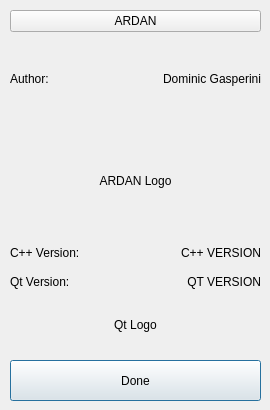
<?xml version="1.0" encoding="UTF-8"?>
<ui version="4.0">
 <class>AboutDlg</class>
 <widget class="QDialog" name="AboutDlg">
  <property name="geometry">
   <rect>
    <x>0</x>
    <y>0</y>
    <width>270</width>
    <height>410</height>
   </rect>
  </property>
  <property name="minimumSize">
   <size>
    <width>270</width>
    <height>410</height>
   </size>
  </property>
  <property name="maximumSize">
   <size>
    <width>270</width>
    <height>410</height>
   </size>
  </property>
  <property name="windowTitle">
   <string>Dialog</string>
  </property>
  <widget class="QPushButton" name="exitBtn">
   <property name="geometry">
    <rect>
     <x>10</x>
     <y>360</y>
     <width>251</width>
     <height>41</height>
    </rect>
   </property>
   <property name="text">
    <string>Done</string>
   </property>
  </widget>
  <widget class="QWidget" name="layoutWidget">
   <property name="geometry">
    <rect>
     <x>10</x>
     <y>10</y>
     <width>251</width>
     <height>341</height>
    </rect>
   </property>
   <layout class="QVBoxLayout" name="verticalLayout_3">
    <item>
     <layout class="QVBoxLayout" name="verticalLayout">
      <item>
       <widget class="QPushButton" name="ardanTitleBtn">
        <property name="styleSheet">
         <string notr="true">font: 700 oblique 30pt &quot;DejaVu Sans&quot;;</string>
        </property>
        <property name="text">
         <string>ARDAN</string>
        </property>
       </widget>
      </item>
      <item>
       <layout class="QGridLayout" name="gridLayout">
        <item row="0" column="0">
         <widget class="QLabel" name="authorLbl">
          <property name="text">
           <string>Author:</string>
          </property>
          <property name="alignment">
           <set>Qt::AlignLeading|Qt::AlignLeft|Qt::AlignVCenter</set>
          </property>
         </widget>
        </item>
        <item row="0" column="1">
         <widget class="QLabel" name="label">
          <property name="text">
           <string>Dominic Gasperini</string>
          </property>
          <property name="alignment">
           <set>Qt::AlignRight|Qt::AlignTrailing|Qt::AlignVCenter</set>
          </property>
         </widget>
        </item>
       </layout>
      </item>
     </layout>
    </item>
    <item>
     <widget class="QLabel" name="ardanLogoLbl">
      <property name="text">
       <string>ARDAN Logo</string>
      </property>
      <property name="alignment">
       <set>Qt::AlignCenter</set>
      </property>
     </widget>
    </item>
    <item>
     <layout class="QVBoxLayout" name="verticalLayout_2">
      <item>
       <layout class="QGridLayout" name="gridLayout_2">
        <item row="1" column="1">
         <widget class="QLabel" name="qtVersionNumLbl">
          <property name="text">
           <string>QT VERSION</string>
          </property>
          <property name="alignment">
           <set>Qt::AlignRight|Qt::AlignTrailing|Qt::AlignVCenter</set>
          </property>
         </widget>
        </item>
        <item row="1" column="0">
         <widget class="QLabel" name="qtVersionLbl">
          <property name="text">
           <string>Qt Version:</string>
          </property>
          <property name="alignment">
           <set>Qt::AlignLeading|Qt::AlignLeft|Qt::AlignVCenter</set>
          </property>
         </widget>
        </item>
        <item row="0" column="0">
         <widget class="QLabel" name="cppVersionLbl">
          <property name="text">
           <string>C++ Version: </string>
          </property>
          <property name="alignment">
           <set>Qt::AlignLeading|Qt::AlignLeft|Qt::AlignVCenter</set>
          </property>
         </widget>
        </item>
        <item row="0" column="1">
         <widget class="QLabel" name="cppVersionNumLbl">
          <property name="text">
           <string>C++ VERSION</string>
          </property>
          <property name="alignment">
           <set>Qt::AlignRight|Qt::AlignTrailing|Qt::AlignVCenter</set>
          </property>
         </widget>
        </item>
       </layout>
      </item>
      <item>
       <widget class="QLabel" name="qtLogoLbl">
        <property name="text">
         <string>Qt Logo</string>
        </property>
        <property name="alignment">
         <set>Qt::AlignCenter</set>
        </property>
       </widget>
      </item>
     </layout>
    </item>
   </layout>
  </widget>
 </widget>
 <resources/>
 <connections/>
</ui>
